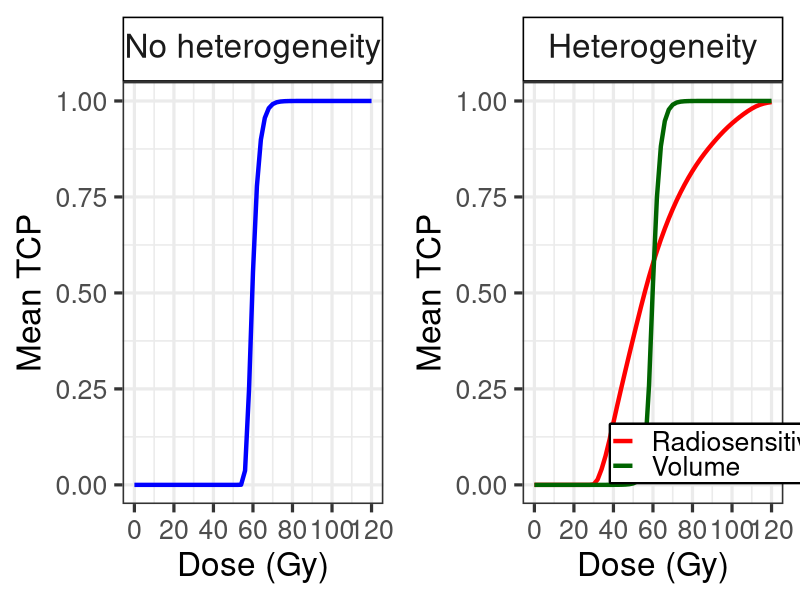
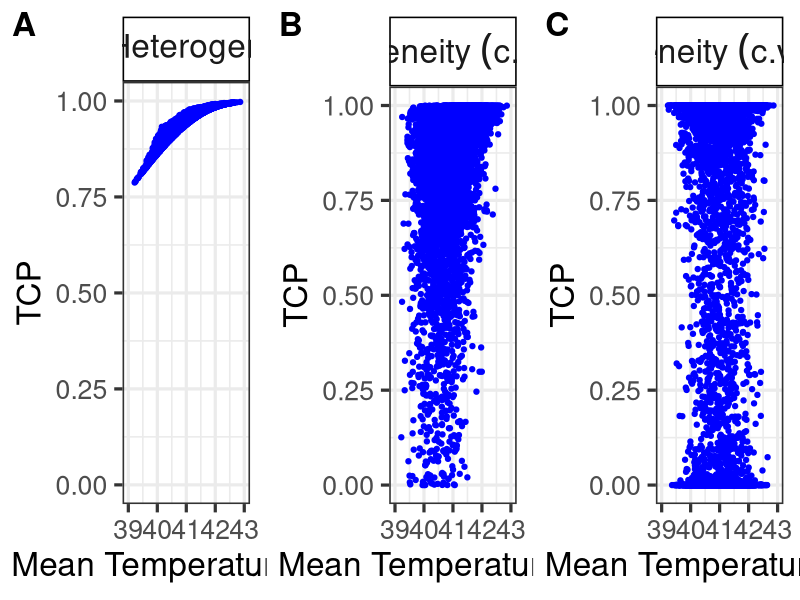
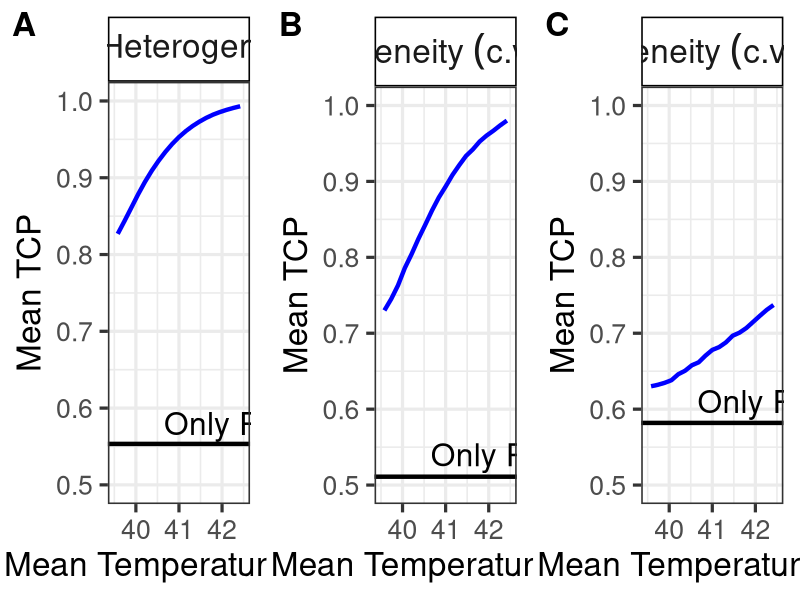

Write R code to recreate these figures, in order.
#Open required libraries
library(reshape2)
library(ggplot2)
library(ggpubr)

#Make sure that there is no open graphs
graphics.off()

#Plots of dose-control curves
size = 24
results<-read.table("../results/dose_control_het.dat", header=T)

p1<-ggplot(results, aes(x=D, y=TCP))+geom_line(color="blue",linewidth=1.5)+xlab("Dose (Gy)")+ylab("Mean TCP")+theme_bw(base_size=size)+theme(strip.background = element_rect(colour="black", fill="white"),strip.text.x = element_text(size = size))+facet_grid(cols=vars("No~heterogeneity"),labeller = label_parsed)+ylim(.0,1.0)+scale_x_continuous(limits=c(0,120),breaks=c(0,20,40,60,80,100,120))
p2<-ggplot(results, aes(x=D))+geom_line(aes(y=TCP_het_alpha, color="Radiosensitivy"),linewidth=1.5)+geom_line(aes(y=TCP_het_vol, color="Volume"),linewidth=1.5)+scale_color_manual(values=c("Radiosensitivy" = "red", "Volume" = "darkgreen"))+xlab("Dose (Gy)")+ylab("Mean TCP")+theme_bw(base_size=size)+theme(strip.background = element_rect(colour="black", fill="white"),legend.title=element_blank(),legend.box.background=element_rect(linewidth = 1.5),legend.position=c(0.75,0.12), legend.direction="vertical",legend.margin=margin(1,1,1,0, unit='mm'),legend.spacing.x=unit(0, "mm"),legend.spacing.y=unit(0, "mm"),strip.text.x = element_text(size = size))+facet_grid(cols=vars("Heterogeneity"),labeller = label_parsed)+ylim(.0,1.)+scale_x_continuous(limits=c(0,120),breaks=c(0,20,40,60,80,100,120))


pdf("Figure_3.pdf",width=16,height=6)
ggarrange(p1, p2, font.label = list(size = size),ncol = 2, nrow = 1)
graphics.off()

#Plots of temperature (heterogeneity)
results<-read.table("../results/TCP_T_het.dat", header=T)

p1<-ggplot(results, aes(x=Temp, y=TCP))+geom_point(color="blue")+xlab("Mean Temperature (°C)")+ylab("TCP")+theme_bw(base_size=size)+theme(strip.background = element_rect(colour="black", fill="white"),strip.text.x = element_text(size = size))+facet_grid(cols=vars("No~Heterogeneity"),labeller = label_parsed)+xlim(39,43)+ylim(.0,1.)
p2<-ggplot(results, aes(x=Temp, y=TCP_5))+geom_point(color="blue")+xlab("Mean Temperature (°C)")+ylab("TCP")+theme_bw(base_size=size)+theme(strip.background = element_rect(colour="black", fill="white"),strip.text.x = element_text(size = size))+facet_grid(cols=vars('Heterogeneity~(c.v.~"="~"5%")'),labeller = label_parsed)+xlim(39,43)+ylim(.0,1.)
p3<-ggplot(results, aes(x=Temp, y=TCP_50))+geom_point(color="blue")+xlab("Mean Temperature (°C)")+ylab("TCP")+theme_bw(base_size=size)+theme(strip.background = element_rect(colour="black", fill="white"),strip.text.x = element_text(size = size))+facet_grid(cols=vars('Heterogeneity~(c.v.~"="~"50%")'),labeller = label_parsed)+xlim(39,43)+ylim(.0,1.)


pdf("Figure_10.pdf",width=24,height=6)
ggarrange(p1, p2, p3, labels = c("A", "B","C"), font.label = list(size = size),ncol = 3, nrow = 1)
graphics.off()

#Plots of temperature (heterogeneity, TCP mean)
results<-read.table("../results/TCP_mean_T_het.dat", header=T)

p1<-ggplot(results, aes(x=Temp, y=TCP))+geom_line(color="blue", linewidth =1.5)+xlab("Mean Temperature (°C)")+ylab("Mean TCP")+theme_bw(base_size=size)+theme(strip.background = element_rect(colour="black", fill="white"),strip.text.x = element_text(size = size))+facet_grid(cols=vars("No~Heterogeneity"),labeller = label_parsed)+xlim(39.5,42.5)+ylim(.5,1.)+geom_hline(yintercept=0.5533459312634031, linewidth=1.5)+annotate("text", x=42., y=0.58, label="Only RT", size=8)
p2<-ggplot(results, aes(x=Temp, y=TCP_5))+geom_line(color="blue", linewidth =1.5)+xlab("Mean Temperature (°C)")+ylab("Mean TCP")+theme_bw(base_size=size)+theme(strip.background = element_rect(colour="black", fill="white"),strip.text.x = element_text(size = size))+facet_grid(cols=vars('Heterogeneity~(c.v.~"="~"5%")'),labeller = label_parsed)+xlim(39.5,42.5)+ylim(.5,1.)+geom_hline(yintercept=0.5110489601188253, linewidth=1.5)+annotate("text", x=42., y=0.54, label="Only RT", size=8)
p3<-ggplot(results, aes(x=Temp, y=TCP_50))+geom_line(color="blue", linewidth =1.5)+xlab("Mean Temperature (°C)")+ylab("Mean TCP")+theme_bw(base_size=size)+theme(strip.background = element_rect(colour="black", fill="white"),strip.text.x = element_text(size = size))+facet_grid(cols=vars('Heterogeneity~(c.v.~"="~"50%")'),labeller = label_parsed)+xlim(39.5,42.5)+ylim(.5,1.)+geom_hline(yintercept=0.5819018273528764, linewidth=1.5)+annotate("text", x=42., y=0.61, label="Only RT", size=8)


pdf("Figure_11.pdf",width=24,height=6)
ggarrange(p1, p2, p3, labels = c("A", "B","C"), font.label = list(size = size),ncol = 3, nrow = 1)
graphics.off()